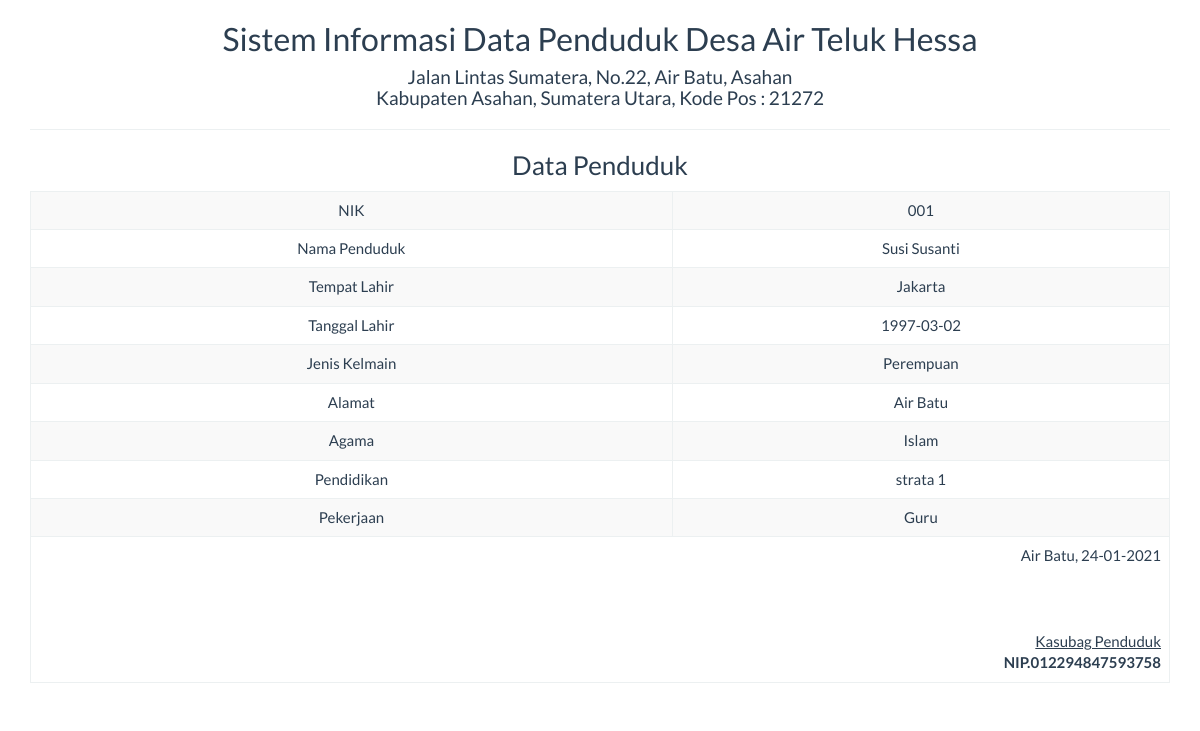
The page /report/datapenduduk_satu.php?id=14 on the database its author committed.
### tables this page shows
CREATE TABLE `tbl_datapenduduk` (
  `id` int(5) NOT NULL,
  `nik` varchar(50) NOT NULL,
  `nama` varchar(100) NOT NULL,
  `tempat_lahir` varchar(50) NOT NULL,
  `tanggal_lahir` date NOT NULL,
  `jenis_kelamin` enum('Perempuan','Laki-Laki') NOT NULL,
  `alamat` varchar(50) NOT NULL,
  `agama` varchar(50) NOT NULL,
  `pendidikan` varchar(50) NOT NULL,
  `pekerjaan` varchar(50) NOT NULL
);

### report/datapenduduk_satu.php (the view, shortened to what this page needs)
<!DOCTYPE html>
<html>
    <head>
        <link href="../Assets/css/bootstrap.min.css" rel="stylesheet" type="text/css"/>
    </head>
    <body onload="print()">
        <?php
        include '../config/koneksi.php';
        $sql = "SELECT * FROM tbl_datapenduduk WHERE id='" . $_GET ['id'] . "'";
        $query = mysqli_query($koneksi, $sql) or die("SQL Detail error");
        $data = mysqli_fetch_array($query);
        ?>
        <div class="container">
            <div class='row'>
                <div class="col-sm-12">
                    <div class="text-center">
                        <h2>Sistem Informasi Data Penduduk Desa Air Teluk Hessa </h2>
                        <h4> Jalan Lintas Sumatera, No.22, Air Batu, Asahan<br>
                             Kabupaten Asahan, Sumatera Utara, Kode Pos : 21272</h4>
                        <hr>
                        <h3>Data Penduduk</h3>
                        <table class="table table-bordered table-striped table-hover">
                            <tbody>
								<tr>
                            <td>NIK</td> <td><?= $data['nik'] ?></td>
                        </tr>
                        <tr>
                            <td>Nama Penduduk</td> <td><?= $data['nama'] ?></td>
                        </tr>
                        <tr>
                            <td>Tempat Lahir</td> <td><?= $data['tempat_lahir'] ?></td>
                        </tr>
                        <tr>
                            <td>Tanggal Lahir</td> <td><?= $data['tanggal_lahir'] ?></td>
                        </tr>
                        <tr>
                            <td>Jenis Kelmain</td> <td><?= $data['jenis_kelamin'] ?></td>
                        </tr>
                        <tr>
                            <td>Alamat</td> <td><?= $data['alamat'] ?></td>
                        </tr>
                        <tr>
                            <td>Agama</td> <td><?= $data['agama'] ?></td>
                        </tr>
                        <tr>
                            <td>Pendidikan</td> <td><?= $data['pendidikan'] ?></td>
                        </tr>
                        <tr>
                            <td>Pekerjaan</td> <td><?= $data['pekerjaan'] ?></td>
                        </tr>
                            </tbody>
                            <tfoot>
                                <tr>
                                    <td colspan="2" class="text-right">
                                        Air Batu,  <?= date("d-m-Y") ?>
                                        <br><br><br><br>
                                        <u>Kasubag Penduduk<strong></u><br>
                                           NIP.012294847593758
									</td>
								</tr>
							</tfoot>
                        </table>
                    </div>
                </div>
            </div>
    </body>
</html>

### rows shown on the page
tbl_datapenduduk: nik "001", nama "Susi Susanti", tempat_lahir "Jakarta", tanggal_lahir "1997-03-02", jenis_kelamin "Perempuan", alamat "Air Batu", agama "Islam", pendidikan "strata 1", pekerjaan "Guru"
